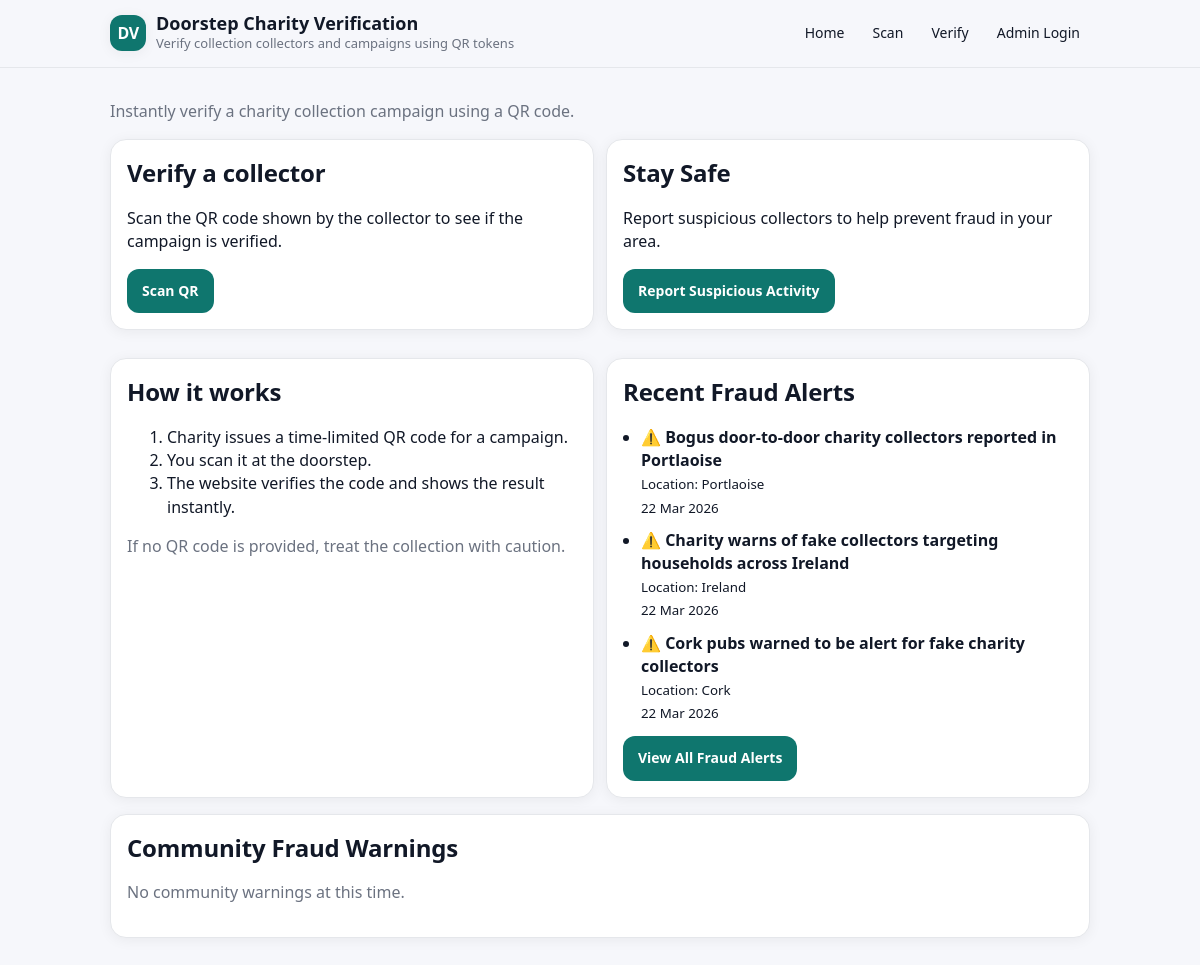
Before: / with the older database file.
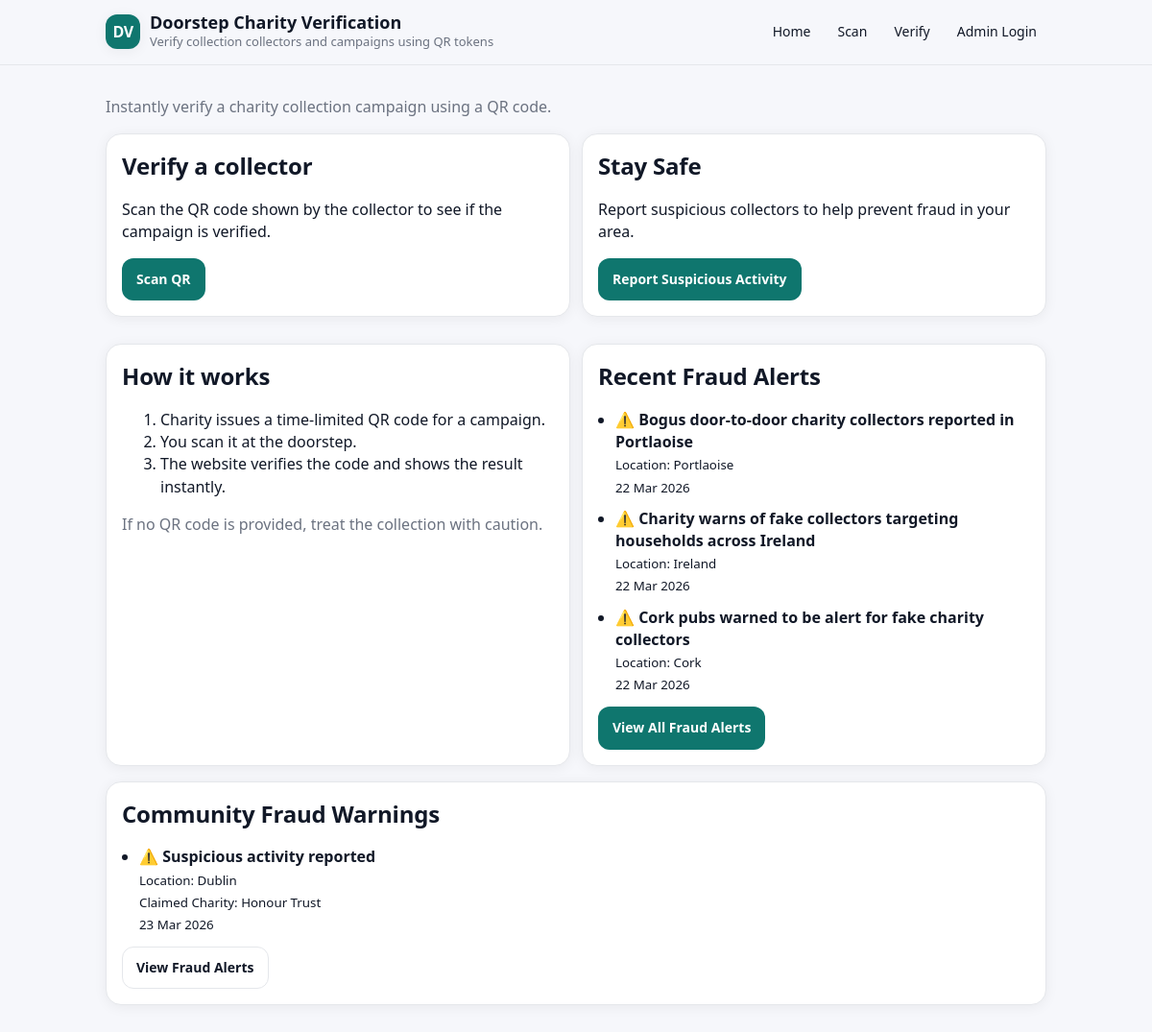
After: the same page with the newer database file.
### app/models.py (models this page shows)
class FraudAlert(db.Model):
    __tablename__ = "fraud_alerts"
    id = db.Column(db.Integer, primary_key=True)
    title = db.Column(db.String(255), nullable=False)
    source = db.Column(db.String(120), nullable=False)
    location = db.Column(db.String(120), nullable=True)
    summary = db.Column(db.Text, nullable=False)
    article_url = db.Column(db.String(500), nullable=True)
    category = db.Column(db.String(80), nullable=False, default="fake_collector")
    published_at = db.Column(db.DateTime, nullable=True)
    is_active = db.Column(db.Boolean, default=True, nullable=False)
    created_at = db.Column(db.DateTime, default=datetime.utcnow, nullable=False)

class PublicReport(db.Model):
    __tablename__ = "public_reports"
    id = db.Column(db.Integer, primary_key=True)
    reporter_name = db.Column(db.String(120), nullable=True)
    reporter_email = db.Column(db.String(120), nullable=True)
    location = db.Column(db.String(120), nullable=False)
    claimed_charity = db.Column(db.String(120), nullable=True)
    collector_description = db.Column(db.Text, nullable=True)
    description = db.Column(db.Text, nullable=False)
    status = db.Column(db.String(40), default="pending", nullable=False)
    submitted_at = db.Column(db.DateTime, default=datetime.utcnow, nullable=False)

### app/routes_public.py (the view)
@public_bp.get("/")
def home():
    recent_alerts = (
        FraudAlert.query
        .filter_by(is_active=True)
        .order_by(FraudAlert.published_at.desc(), FraudAlert.created_at.desc())
        .limit(3)
        .all()
    )
    community_reports = (
        PublicReport.query
        .filter(PublicReport.status.in_(["reviewed", "escalated"]))
        .order_by(PublicReport.submitted_at.desc())
        .limit(3)
        .all()
    )
    return render_template("home.html", recent_alerts=recent_alerts, community_reports=community_reports)

### app/templates/home.html
{% extends "base.html" %}
{% block content %}
  <div class="row">
    <div class="card">
      <h2>Verify a collector</h2>
      <p>Scan the QR code shown by the collector to see if the campaign is verified.</p>
      <a class="btn" href="/scan">Scan QR</a>
    </div>
    <div class="card">
      <h2>Stay Safe</h2>
      <p>Report suspicious collectors to help prevent fraud in your area.</p>
      <a class="btn" href="/report-suspicious">Report Suspicious Activity</a>
    </div>
    <div class="card">
      <h2>How it works</h2>
      <ol>
        <li>Charity issues a time-limited QR code for a campaign.</li>
        <li>You scan it at the doorstep.</li>
        <li>The website verifies the code and shows the result instantly.</li>
      </ol>
      <p class="muted">If no QR code is provided, treat the collection with caution.</p>
    </div>
    <div class="card">
      <h2>Recent Fraud Alerts</h2>
      {% if recent_alerts %}
        <ul style="padding-left: 18px; margin-bottom: 12px;">
          {% for alert in recent_alerts %}
            <li style="margin-bottom: 10px;">
              <strong>⚠️ {{ alert.title }}</strong><br>
              {% if alert.location %}
                <small>Location: {{ alert.location }}</small><br>
              {% endif %}
              {% if alert.published_at %}
                <small>{{ alert.published_at.strftime('%d %b %Y') }}</small>
              {% endif %}
            </li>
          {% endfor %}
        </ul>
        <a class="btn" href="/alerts">View All Fraud Alerts</a>
      {% else %}
        <p>No recent fraud alerts available.</p>
      {% endif %}
    </div>
  </div>
    <div class="card">
      <h2>Community Fraud Warnings</h2>
      {% if community_reports %}
        <ul style="padding-left: 18px; margin-bottom: 12px;">
          {% for report in community_reports %}
            <li style="margin-bottom: 10px;">
              <strong>⚠️ Suspicious activity reported</strong><br>
              <small>Location: {{ report.location }}</small><br>
              {% if report.claimed_charity %}
                <small>Claimed Charity: {{ report.claimed_charity }}</small><br>
              {% endif %}
              {% if report.submitted_at %}
                <small>{{ report.submitted_at.strftime('%d %b %Y') }}</small>
              {% endif %}
            </li>
          {% endfor %}
        </ul>
        <a class="btn outline" href="/alerts">View Fraud Alerts</a>
      {% else %}
        <p class="muted">No community warnings at this time.</p>
      {% endif %}
    </div>
{% endblock %}

Changed rows visible on the page:
now on this page (row edited): PublicReport: location "Dublin", claimed_charity "Honour Trust", submitted_at "23 Mar 2026"
Other visible differences:
text no longer shown: "No community warnings at this time."
text now shown: "View Fraud Alerts"
